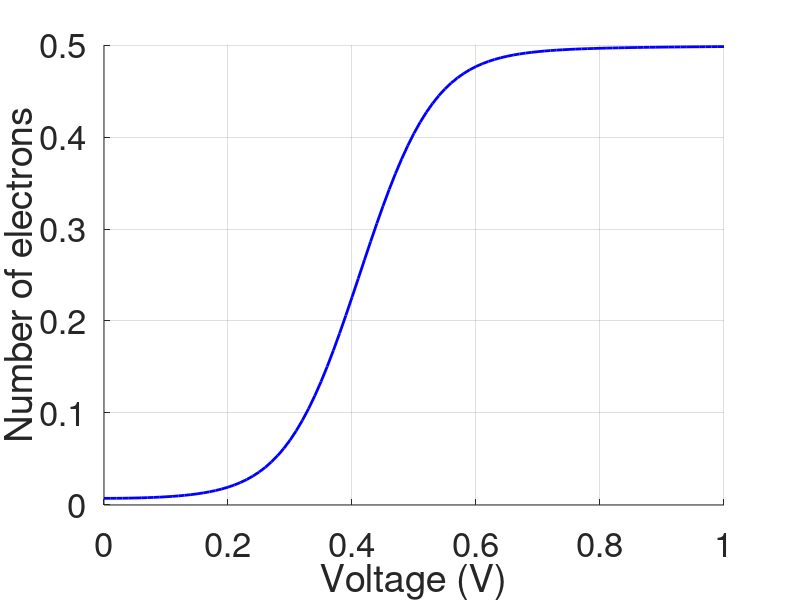

MATLAB code for this plot:
clear all
close all

%Constants (all MKS, except energy which is in eV)
hbar = 1.055e-34;
q = 1.602e-19;
I0 = q*q/hbar;

%Parameters
U0 = 0.025;
kT = 0.025;
mu = 0;
ep = 0.2;
g1 = 0.005;
g2 = 0.005;
g = g1 + g2;
alphag = 1;
alphad = 0.5;

%Energy grid
NE = 501;
E = linspace(-1,1,NE);
dE = E(2)-E(1);

% Lorentzian Density of states per eV
D = (g/(2*pi))./((E.^2) + ((g/2)^2));
D = D./(dE*sum(D)); % Normalizing to one

%Bias
IV = 101;
VV = linspace(0,1,IV);
for iV=1:IV
    Vg = 0;
    Vd = VV(iV);
    %Vd=0; 
    %Vg=VV(iV);
    mu1 = mu;
    mu2 = mu1-Vd;
    UL = -(alphag*Vg)-(alphad*Vd);
    U = 0; %Self-consistent field
    dU = 1;
    while dU > 1e-6
        f1 = 1./(1 + exp((E+ep+UL+U-mu1)./kT));
        f2 = 1./(1 + exp((E+ep+UL+U-mu2)./kT));
        N(iV) = dE*sum(D.*((f1.*g1/g) + (f2.*g2/g)));
        Unew = U0*N(iV);
        dU = abs(U-Unew);
        U = U + 0.1*(Unew-U);
    end
    I(iV) = dE*I0*(sum(D.*(f1-f2)))*(g1*g2/g);
end

hold on
h = plot(VV, N, 'b');
%h = plot(VV, I, 'b' );
xlabel('Voltage (V)')
%ylabel('Current (A)')
ylabel('Number of electrons')
set(h, 'linewidth' ,[2.0])
set(gca, 'Fontsize' ,[25])
grid on
